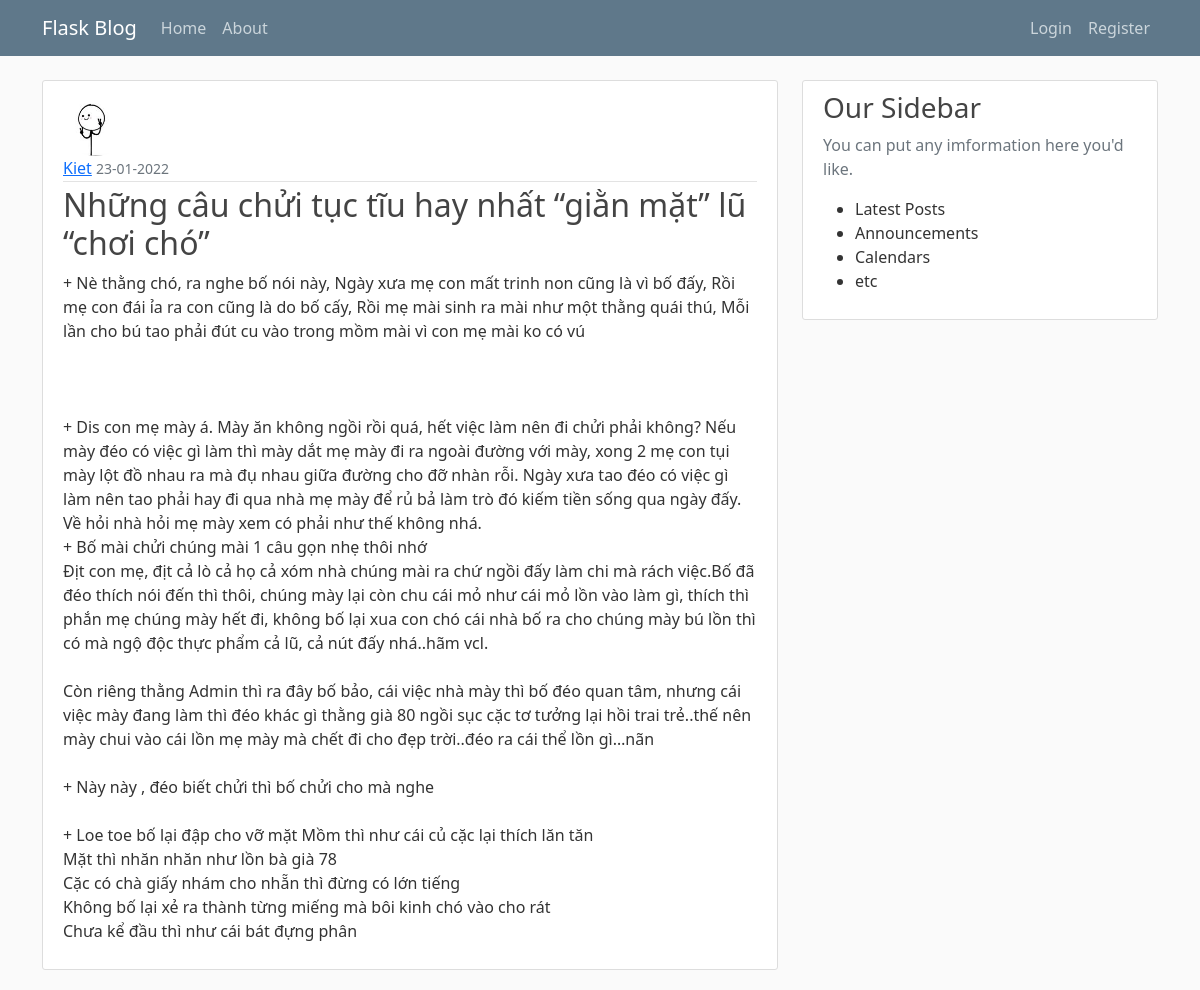
Screenshot of /post/26 with the database file from the repository.
### flaskblog/models.py (models this page shows, shortened)
class User(db.Model, UserMixin):
    id = db.Column(db.Integer, primary_key=True)
    username = db.Column(db.String(20), unique=True, nullable=False)
    email = db.Column(db.String(120), unique=True, nullable=False)
    image_file = db.Column(db.String(20), nullable=False, default='default.jpg')
    password = db.Column(db.String(60), nullable=False)
    posts = db.relationship('Post', backref='author', lazy=True)

class Post(db.Model):
    id = db.Column(db.Integer, primary_key=True)
    title = db.Column(db.String(100), nullable=False)
    date_posted = db.Column(db.DateTime, nullable=False, default = datetime.utcnow)
    content = db.Column(db.Text, nullable=False)
    user_id = db.Column(db.Integer,db.ForeignKey('user.id'), nullable=False)

### flaskblog/routes.py (the view)
@app.route("/post/<int:post_id>")
def post(post_id):
    post = Post.query.get_or_404(post_id)
    return render_template('post.html', title=post.title, post=post)

### flaskblog/templates/post.html (shortened to what this page needs)
{% extends "layout.html" %}
{% block content %}
        <article class="media content-section">
            <img class="rounded-circle article-img" src="{{ url_for('static', filename='profile_pics/' + post.author.image_file) }}">
            <div>
                <div class="article-metadata">
                    <a class="mr-2" href="{{ url_for('user_posts', username = post.author.username) }}">{{ post.author.username }}</a>
                    <small class="text-muted">{{ post.date_posted.strftime('%d-%m-%Y') }}</small>
                </div>
                <h2 class="article-title">{{ post.title }}</h2>
                <p class="article-content">{{ post.content }}</p>
            </div>
        </article>
{% endblock content %}

### flaskblog/static/main.css (style rules this page uses)
body { background: #fafafa; color: #333333; margin-top: 5rem; }
h1, h2, h3, h4, h5, h6 { color: #444444; }
.content-section { background: #ffffff; padding: 10px 20px; border: 1px solid #dddddd; border-radius: 3px; margin-bottom: 20px; }
.article-title { color: #444444; }
.article-content { white-space: pre-line; }
.article-img { height: 65px; width: 65px; margin-right: 16px; }
.article-metadata { padding-bottom: 1px; margin-bottom: 4px; border-bottom: 1px solid #e3e3e3 }

### rows the page displays
User: image_file (picture), author.username "Kiet"
Post: date_posted "23-01-2022", title "Những câu chửi tục tĩu hay nhất “giằn mặt” lũ “chơi chó”", content "+ Nè thằng chó, ra nghe bố nói này, Ngày xưa mẹ con mất trinh non cũng là vì bố đấy, Rồi mẹ con đái ỉa ra con cũng là do bố cấy, Rồi mẹ mài sinh ra mài như một thằng quái thú, Mỗi lần cho bú tao phải đút cu vào trong mồm mài vì con mẹ mài ko có vú + Dis con mẹ mày á. Mày ăn không ngồi rồi quá, hết việc làm nên đi chửi phải không? Nếu mày đéo có việc gì làm thì mày dắt mẹ mày đi ra ngoài đường với mày, xong 2 mẹ con tụi mày lột đồ nhau ra mà đụ nhau giữa đường cho đỡ nhàn rỗi. Ngày xưa tao đéo có việc gì làm nên tao phải hay đi qua nhà mẹ mày để rủ bả làm trò đó kiếm tiền sống qua ngày đấy. Về hỏi nhà hỏi mẹ mày xem có phải như thế không nhá. + Bố mài chửi chúng mài 1 câu gọn nhẹ thôi nhớ…"
